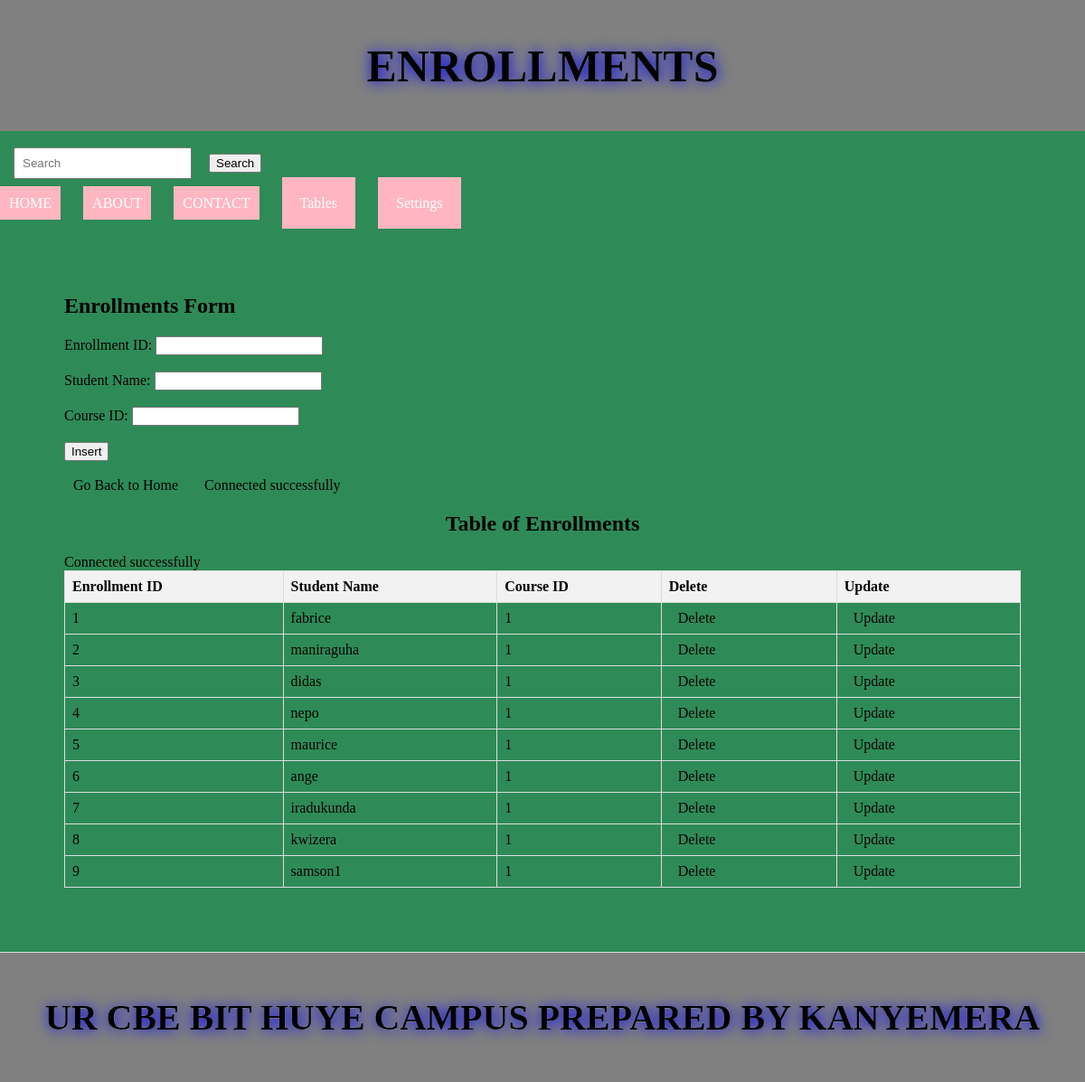
The app's page /enrollments.php with its own data.
### tables this page shows
CREATE TABLE `enrollments` (
  `enrollment_id` int(11) NOT NULL,
  `student_name` varchar(100) DEFAULT NULL,
  `course_id` int(11) DEFAULT NULL
);

### enrollments.php (the view, shortened to what this page needs)
<!DOCTYPE html>
<html lang="en">
<head>
  <link rel="stylesheet" type="text/css" href="style.css" title="style 1" media="screen, tv, projection, handheld, print"/>
</head>
<body bgcolor="gray">
  <header>
   <h1 class="text-center text-white" style="font-family: impact; font-size: 50px; text-shadow: 1px 1px 15px blue; -webkit-text-stroke:0.1px white;"> ENROLLMENTS
  </header><br>
  <form class="d-flex" role="search" action="search.php">
    <input class="form-control me-2" type="search" placeholder="Search" aria-label="Search" name="query">
    <button class="btn btn-outline-success" type="submit">Search</button>
  </form><br>
  <ul>
    <li style="display: inline; margin-right: 10px;"><a href="./home.html" style="padding: 10px; color: white; background-color: lightpink; text-decoration: none; margin-right: 15px;">HOME</a></li>
        <li style="display: inline; margin-right: 10px;"><a href="./about.html" style="padding: 10px; color: white; background-color: lightpink; text-decoration: none; margin-right: 15px;">ABOUT</a></li>
        <li style="display: inline; margin-right: 10px;"><a href="./contact.html" style="padding: 10px; color: white; background-color: lightpink; text-decoration: none; margin-right: 15px;">CONTACT</a></li>
    <li class="dropdown">
      <a href="#" style="padding: 20px; color: white; background-color:lightpink; text-decoration: none;">Tables</a>
    </li>
    <li class="dropdown">
      <a href="#" style="padding: 20px; color: white; background-color:lightpink; text-decoration: none;">Settings</a>
    </li>
  </ul>
<section>
    <h1>Enrollments Form</h1>
    <form method="post" action="enrollments.php">
        <label for="enrollment_id">Enrollment ID:</label>
        <input type="number" id="enrollment_id" name="enrollment_id" required><br><br>
        <label for="student_name">Student Name:</label>
        <input type="text" id="student_name" name="student_name" required><br><br>
        <label for="course_id">Course ID:</label>
        <input type="number" id="course_id" name="course_id" required><br><br>
        <input type="submit" name="insert" value="Insert"><br><br>
    </form>
    <a href="./home.html">Go Back to Home</a>
    <?php
    include('database_connection.php');
    ?>
    <center><h2>Table of Enrollments</h2></center>
    <table>
        <tr>
            <th>Enrollment ID</th>
            <th>Student Name</th>
            <th>Course ID</th>
            <th>Delete</th>
            <th>Update</th>
        </tr>
        <?php
        include('database_connection.php');
        $sql = "SELECT * FROM enrollments";
        $result = $connection->query($sql);
        if ($result->num_rows > 0) {
            while ($row = $result->fetch_assoc()) {
                $enrollment_id = $row["enrollment_id"];
                echo "<tr>
                    <td>" . $row["enrollment_id"] . "</td>
                    <td>" . $row["student_name"] . "</td>
                    <td>" . $row["course_id"] . "</td>
                    <td><a href='delete_enrollments.php?enrollment_id=$enrollment_id'>Delete</a></td>
                    <td><a href='update_enrollments.php?enrollment_id=$enrollment_id'>Update</a></td>
                </tr>";
            }
        } else {
            echo "<tr><td colspan='5'>No data found</td></tr>";
        }
        ?>
    </table>
</section>
<footer>
    <center>
        <b><h2 class="text-center text-white" style="font-family: impact; font-size: 40px; text-shadow: 1px 1px 15px blue; -webkit-text-stroke:0.1px white;">UR CBE BIT  HUYE CAMPUS PREPARED BY KANYEMERA
    </center>
</footer>
</body>
</html>

### style.css (style rules this page uses)
body { font-family: Arial, sans-serif; margin: 0; padding: 0; }
header { background-color:seagreen; padding: 20px; }
.dropdown { position: relative; display: inline; margin-right: 10px; }

### enrollments.php (style rules this page uses)
body { margin: 0; padding: 0; font-family: 'Times New Roman', serif; background:seagreen; }
a { padding: 10px; color:white; text-decoration: none; margin-right: 15px; }
a:link { color:black; }
button.btn { margin-left: 15px; margin-top: 4px; }
input.form-control { margin-left: 15px; padding: 8px; }
section { padding: 71px; border-bottom: 1px solid #ddd; }
footer { text-align: center; padding: 15px; background-color: grey; }
header { background-color: grey; padding: 10px; text-align: center; }
ul { list-style-type: none; padding: 0; margin: 0; display: flex; align-items: center; }
li { margin-right: 10px; }
.dropdown { position: relative; display: inline-block; }
table { width: 100%; border-collapse: collapse; }
th, td { border: 1px solid #ddd; padding: 8px; text-align: left; }
th { background-color:#f2f2f2; }

### records on screen
enrollments: enrollment_id "1", student_name "fabrice", course "1"
enrollments: enrollment_id "2", student_name "maniraguha", course "1"
enrollments: enrollment_id "3", student_name "didas", course "1"
enrollments: enrollment_id "4", student_name "nepo", course "1"
enrollments: enrollment_id "5", student_name "maurice", course "1"
enrollments: enrollment_id "6", student_name "ange", course "1"
enrollments: enrollment_id "7", student_name "iradukunda", course "1"
enrollments: enrollment_id "8", student_name "kwizera", course "1"
enrollments: enrollment_id "9", student_name "samson1", course "1"
